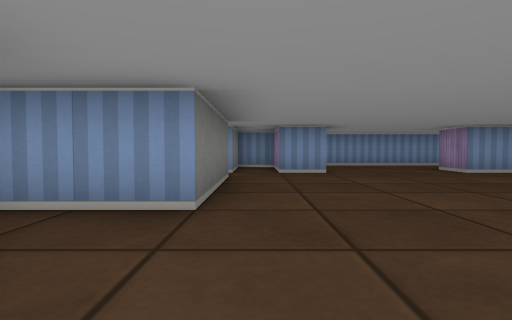
view 1 (above)

23 first-person views from a walk through a cub3D level. The camera is about half as high as the walls, tilts 2° down and sees 80° across. The floor is counted in squares. Each view is taken from the middle of a square. On the plan, view 1 faces up. The plan holds only what a view shows up to about 9 squares ahead; the rest is blank. The place goes on beyond the plan.

view 2
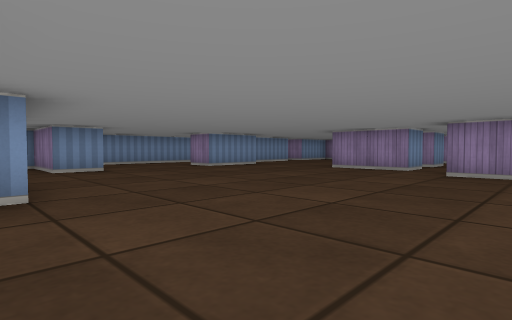

view 3
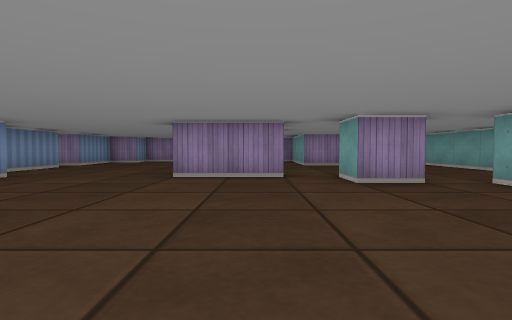

view 4
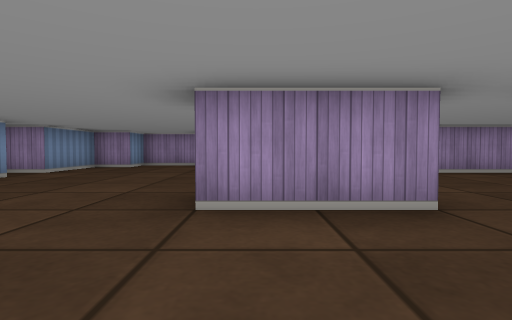

view 5
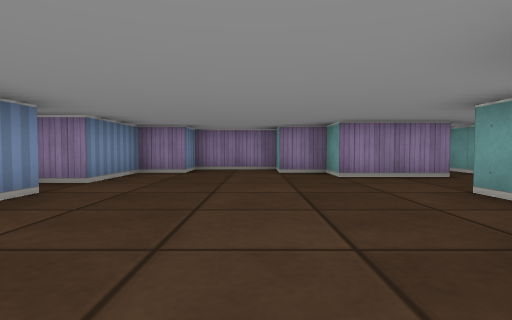

view 6
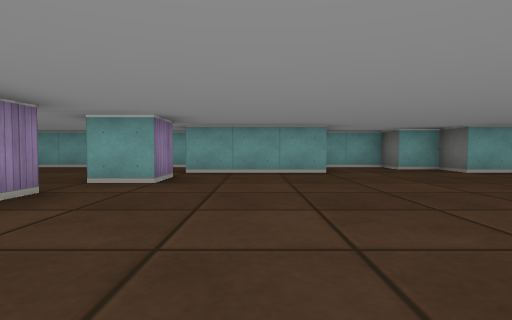

view 7
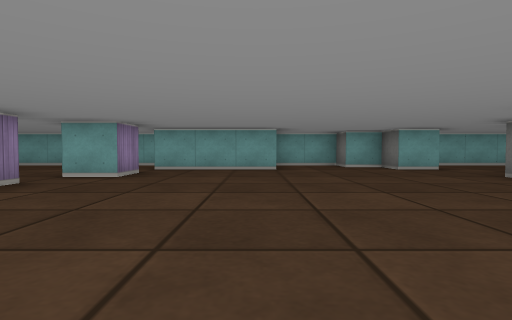

view 8
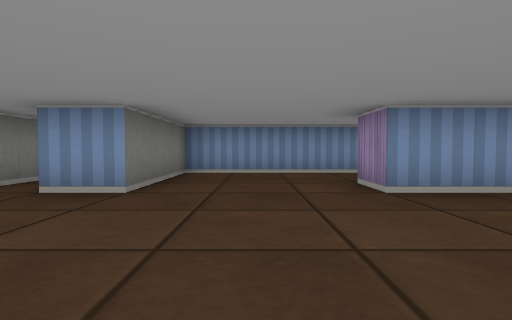

view 9
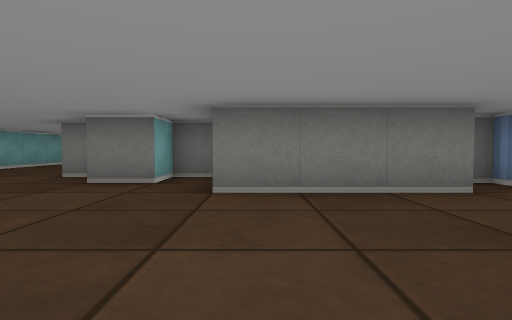

view 10
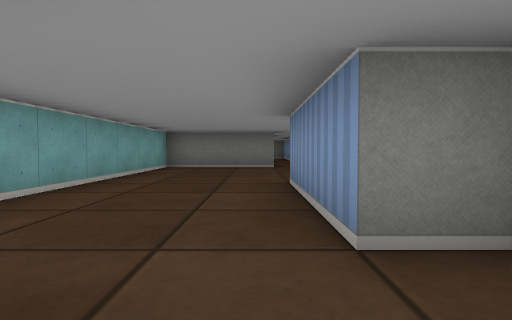

view 11
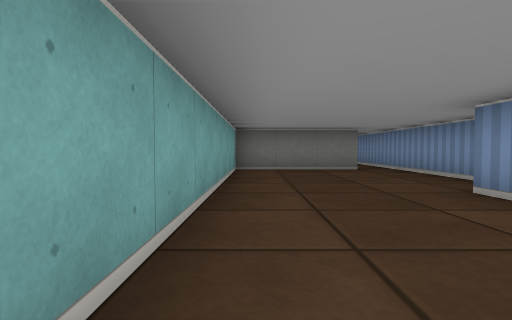

view 12
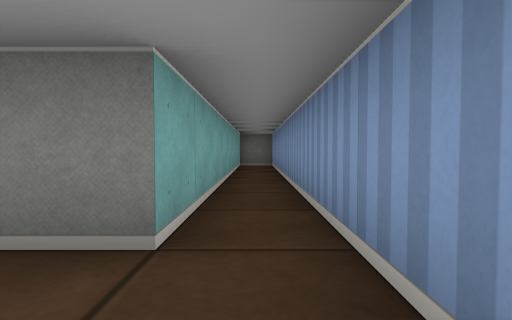

view 13
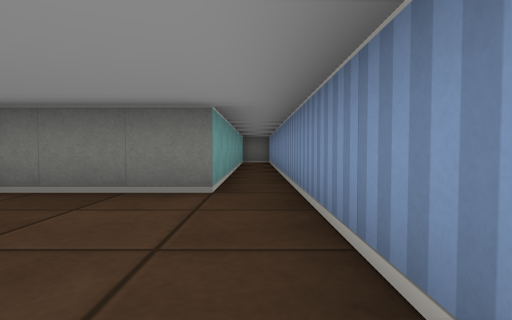

view 14
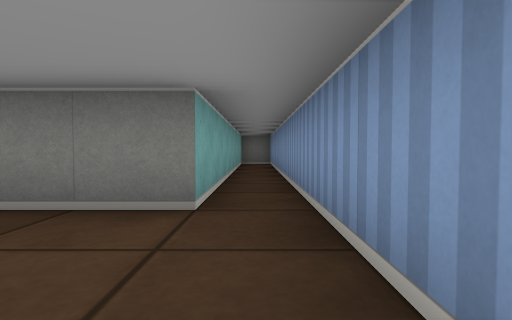

view 15
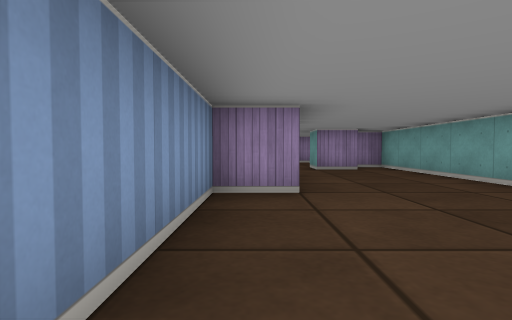

view 16
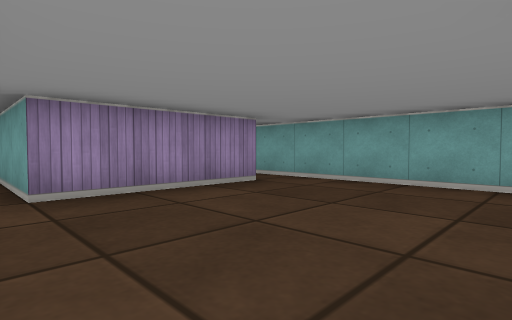

view 17
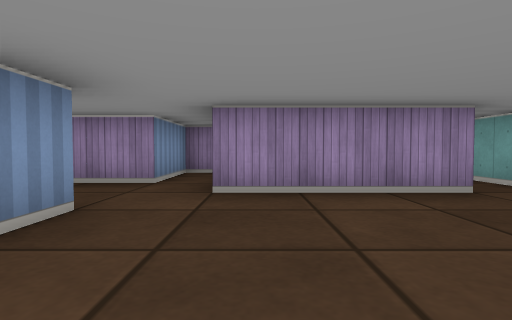

view 18
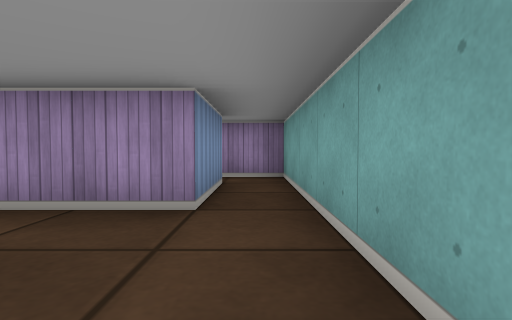

view 19
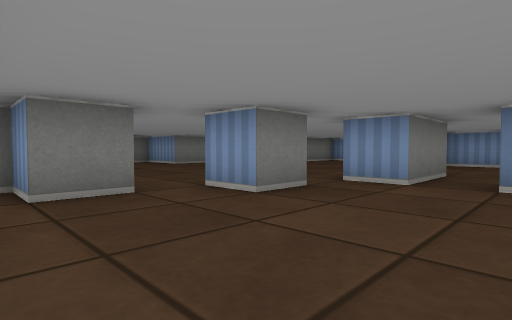

view 20
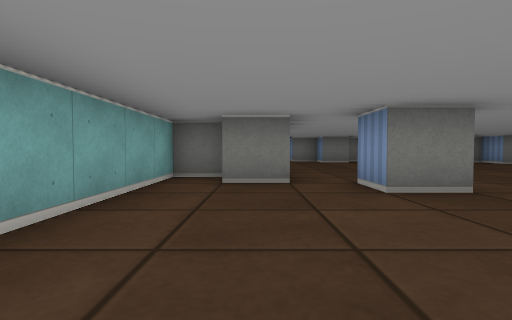

view 21
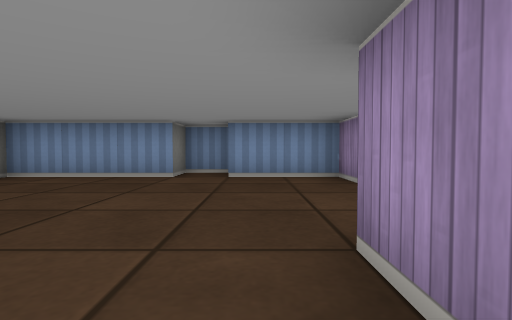

view 22
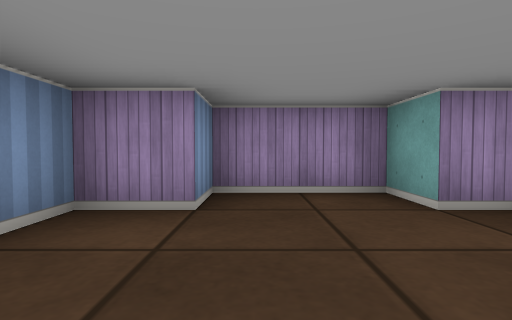

view 23
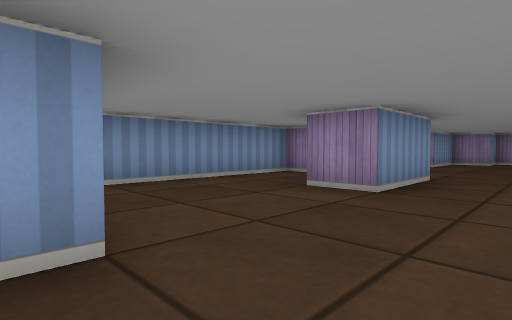

### Floor plan
Points are (right, up) in squares from view 1. A wall is a line through its corners. A room is listed if a view was taken in it or the views show most of it. See-through windows are left out.
Room 1 (views 1, 2, 3, 4, 5, 6, 7, 8, 9, 10, 16, 17, 18, 19, 20, 21, 22, 23)
walls: (5.5, 0.5) (6.5, 0.5) (6.5, -0.5) (5.5, -0.5) (5.5, 0.5); (7.5, 3.5) (7.5, 1.5) (6.5, 1.5) (6.5, 3.5); (6.6, 6.5) (4.5, 6.5) (4.5, 7.5); (8.9, 2.5) (9.5, 2.5); (9.5, 1.5) (8.5, 1.5) (8.5, 1.9); (2.4, -1.5) (5.5, -1.5) (5.5, -2.5) (4.5, -2.5) (4.5, -3.5) (10.5, -3.5); (-0.5, 5.6) (-0.5, 2.5) (-2.1, 2.5); (6.5, 8.9) (6.5, 9.5) (1.5, 9.5) (1.5, 6.5) (0.5, 6.5) (0.5, 8.5) (-0.5, 8.5); (-0.5, 8.1) (-0.5, 6.5) (-1.5, 6.5) (-1.5, 6.1); (-2.5, 2.2) (-2.5, 1.5) (-1.5, 1.5) (-1.5, 0.5); (10.5, -2.5) (10.5, 0.5) (13.1, 0.5); (-1.5, -1.5) (-0.5, -1.5) (-0.5, -2.5) (0.5, -2.5) (0.5, -3.5) (2.1, -3.5); (13.5, 0.9) (13.5, 1.5) (11.5, 1.5) (11.5, 3.5) (12.5, 3.5) (12.5, 4.5) (13.5, 4.5) (13.5, 6.5) (12.5, 6.5) (12.5, 7.5) (10.5, 7.5) (10.5, 8.5) (9.5, 8.5) (9.5, 7.5) (6.5, 7.5)
ways out: opening at (-2, -0.5) to room 2; opening at (11.5, -3) to room 3
Room 2 (views 11, 12, 13, 14, 15)
walls: (-2.5, 0.4) (-2.5, -0.5) (-5.5, -0.5) (-5.5, 0.5) (-17, 0.5); (-1.5, -2.5) (-1.5, -1.5); (-16.6, -0.5) (-9.5, -0.5) (-9.5, -3.5) (-0.5, -3.5) (-0.5, -2.8)
ways out: opening at (-2, -0.5) to room 1
Room 3 (no view inside)
walls: (12.5, -2.5) (10.5, -2.5); (10.5, -3.5) (13.5, -3.5) (13.5, -2.4)
ways out: opening at (11.5, -3) to room 1

Where each view was taken, in squares from view 1:
view 1: 0 up, 0 right, facing up
view 2: 1 down, 1 left, facing up-right
view 3: 2 up, 1 right, facing right
view 4: 3 up, 4 right, facing right
view 5: 5 up, 6 right, facing right
view 6: 5 up, 4 right, facing down
view 7: 6 up, 3 right, facing down
view 8: 3 up, 3 right, facing up
view 9: 3 up, 3 right, facing left
view 10: 1 down, 1 left, facing left
view 11: 3 down, 2 left, facing left
view 12: 0 up, 8 left, facing left
view 13: 0 up, 6 left, facing left
view 14: 0 up, 7 left, facing left
view 15: 0 up, 9 left, facing right
view 16: 1 up, 7 right, facing down-right
view 17: 0 up, 7 right, facing right
view 18: 3 down, 8 right, facing right
view 19: 3 down, 9 right, facing up-left
view 20: 2 down, 10 right, facing left
view 21: 2 up, 11 right, facing up
view 22: 6 up, 10 right, facing right
view 23: 5 up, 1 right, facing up-right
